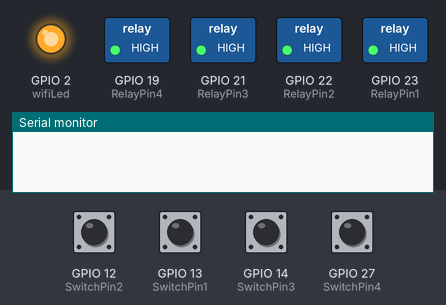
The sketch below on a simulated ESP32. Parts: switched loads named in the sketch (green lamp = pin HIGH), output pins drawn as LEDs (lit = HIGH), the last lines printed to the serial monitor. Inputs (shaded band) come from the test bench; at power-on: GPIO 12 (SwitchPin2), GPIO 13 (SwitchPin1), GPIO 14 (SwitchPin3), GPIO 27 (SwitchPin4) HIGH. WiFi joins after 1.5 s; servers stay silent unless stated.

Above: at 2.2 s.
2.3 s: GPIO 12 (SwitchPin2) pulled LOW for 0.15 s
At 2.39 s:
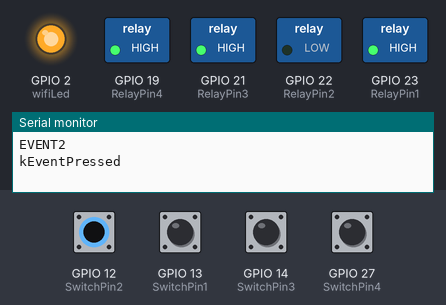
3.9 s: GPIO 13 (SwitchPin1) pulled LOW for 0.15 s
At 3.99 s:
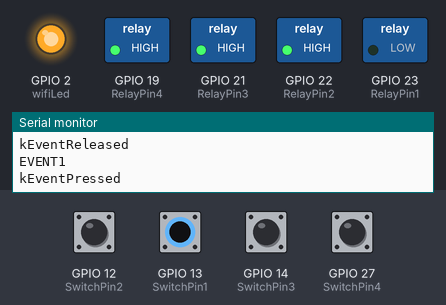
5.5 s: GPIO 14 (SwitchPin3) pulled LOW for 0.15 s
At 5.59 s:
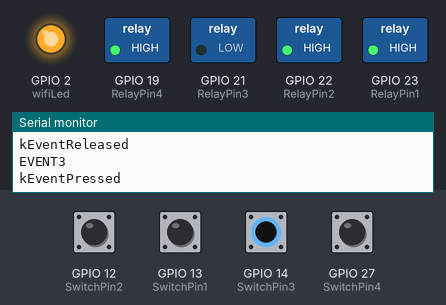
7.1 s: GPIO 27 (SwitchPin4) pulled LOW for 0.15 s
At 7.19 s:
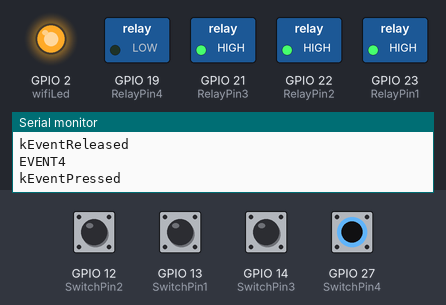
8.7 s: GPIO 12 (SwitchPin2) driven LOW and GPIO 13 (SwitchPin1) driven LOW
At 9.2 s:
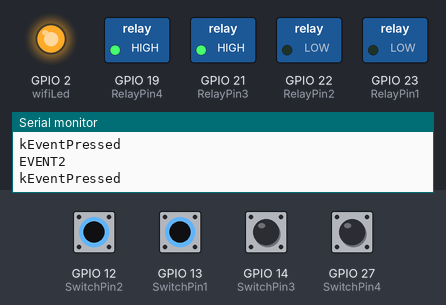
10.2 s: GPIO 14 (SwitchPin3) pulled LOW for 1 s
At 11.0 s:
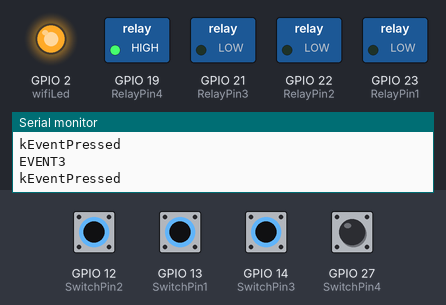
Timing chart, 0 to 13.2 s (numbered marks = the images above; inputs shaded):
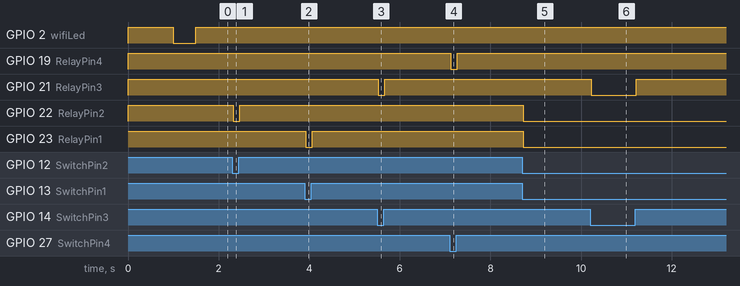

The sketch:

Code_ESP32s_Blynk_4Relay_Switch.ino
```cpp
/**********************************************************************************
 *  TITLE: Blynk + Manual Switch control Relays using ESP32 (Real time feedback + no WiFi control)
 *  Click on the following links to learn more.
 *  YouTube Video: https://youtu.be/6yeHGnpKo0k
 *  Related Blog : https://iotcircuithub.com/esp32-projects/
 *  by Tech StudyCell
 *  Preferences--> Aditional boards Manager URLs :
 *  https://dl.espressif.com/dl/package_esp32_index.json, http://arduino.esp8266.com/stable/package_esp8266com_index.json
 *
 *  Download Board ESP32 : https://github.com/espressif/arduino-esp32
 *
 *  Download the libraries
 *  Blynk Library: https://github.com/blynkkk/blynk-library/releases/download/v0.6.1/Blynk_Release_v0.6.1.zip
 *  AceButton Library: https://github.com/bxparks/AceButton
 **********************************************************************************/

//#define BLYNK_PRINT Serial

#define BLYNK_TEMPLATE_ID "TMPLSgETUamP"
#define BLYNK_TEMPLATE_NAME "COLLAGE PROJECT"

#include <BlynkSimpleEsp32.h>
#include <AceButton.h>
using namespace ace_button;

// define the GPIO connected with Relays and switches
#define RelayPin1 23  //D23
#define RelayPin2 22  //D22
#define RelayPin3 21  //D21
#define RelayPin4 19  //D19

#define SwitchPin1 13  //D13
#define SwitchPin2 12  //D12
#define SwitchPin3 14  //D14
#define SwitchPin4 27  //D27

#define wifiLed   2   //D2

//Change the virtual pins according the rooms
#define VPIN_BUTTON_1    V1
#define VPIN_BUTTON_2    V2
#define VPIN_BUTTON_3    V3
#define VPIN_BUTTON_4    V4

int toggleState_1 = 1; //Define integer to remember the toggle state for relay 1
int toggleState_2 = 1; //Define integer to remember the toggle state for relay 2
int toggleState_3 = 1; //Define integer to remember the toggle state for relay 3
int toggleState_4 = 1; //Define integer to remember the toggle state for relay 4

int wifiFlag = 0;

ButtonConfig config1;
AceButton button1(&config1);
ButtonConfig config2;
AceButton button2(&config2);
ButtonConfig config3;
AceButton button3(&config3);
ButtonConfig config4;
AceButton button4(&config4);

void handleEvent1(AceButton*, uint8_t, uint8_t);
void handleEvent2(AceButton*, uint8_t, uint8_t);
void handleEvent3(AceButton*, uint8_t, uint8_t);
void handleEvent4(AceButton*, uint8_t, uint8_t);


#define AUTH "ddiE-cQ66l0XP2VAVwxpAY7R8G-GoDtG"                 // You should get Auth Token in the Blynk App.
#define WIFI_SSID "SYED_AMIR_ALI"             //Enter Wifi Name
#define WIFI_PASS "syedamirali"         //Enter wifi Password

BlynkTimer timer;

// When App button is pushed - switch the state

BLYNK_WRITE(VPIN_BUTTON_1) {
  toggleState_1 = param.asInt();
  digitalWrite(RelayPin1, toggleState_1);
}

BLYNK_WRITE(VPIN_BUTTON_2) {
  toggleState_2 = param.asInt();
  digitalWrite(RelayPin2, toggleState_2);
}

BLYNK_WRITE(VPIN_BUTTON_3) {
  toggleState_3 = param.asInt();
  digitalWrite(RelayPin3, toggleState_3);
}

BLYNK_WRITE(VPIN_BUTTON_4) {
  toggleState_4 = param.asInt();
  digitalWrite(RelayPin4, toggleState_4);
}

void checkBlynkStatus() { // called every 3 seconds by SimpleTimer

  bool isconnected = Blynk.connected();
  if (isconnected == false) {
    wifiFlag = 1;
  }
  if (isconnected == true) {
    wifiFlag = 0;
    Blynk.virtualWrite(VPIN_BUTTON_1, toggleState_1);
    Blynk.virtualWrite(VPIN_BUTTON_2, toggleState_2);
    Blynk.virtualWrite(VPIN_BUTTON_3, toggleState_3);
    Blynk.virtualWrite(VPIN_BUTTON_4, toggleState_4);
  }
}
void setup()
{
  Serial.begin(9600);

  pinMode(RelayPin1, OUTPUT);
  pinMode(RelayPin2, OUTPUT);
  pinMode(RelayPin3, OUTPUT);
  pinMode(RelayPin4, OUTPUT);

  pinMode(wifiLed, OUTPUT);

  pinMode(SwitchPin1, INPUT_PULLUP);
  pinMode(SwitchPin2, INPUT_PULLUP);
  pinMode(SwitchPin3, INPUT_PULLUP);
  pinMode(SwitchPin4, INPUT_PULLUP);

  //During Starting all Relays should TURN OFF
  digitalWrite(RelayPin1, toggleState_1);
  digitalWrite(RelayPin2, toggleState_2);
  digitalWrite(RelayPin3, toggleState_3);
  digitalWrite(RelayPin4, toggleState_4);

  digitalWrite(wifiLed, HIGH);

  config1.setEventHandler(button1Handler);
  config2.setEventHandler(button2Handler);
  config3.setEventHandler(button3Handler);
  config4.setEventHandler(button4Handler);

  button1.init(SwitchPin1);
  button2.init(SwitchPin2);
  button3.init(SwitchPin3);
  button4.init(SwitchPin4);

  WiFi.begin(WIFI_SSID, WIFI_PASS);
  timer.setInterval(3000L, checkBlynkStatus); // check if Blynk server is connected every 3 seconds
  Blynk.config(AUTH);
  delay(1000);

  Blynk.virtualWrite(VPIN_BUTTON_1, toggleState_1);
  Blynk.virtualWrite(VPIN_BUTTON_2, toggleState_2);
  Blynk.virtualWrite(VPIN_BUTTON_3, toggleState_3);
  Blynk.virtualWrite(VPIN_BUTTON_4, toggleState_4);
}

void loop()
{
  if (WiFi.status() != WL_CONNECTED)
  {
    //Serial.println("WiFi Not Connected");
    digitalWrite(wifiLed, LOW);
  }
  else
  {
    //+Serial.println("WiFi Connected");
    digitalWrite(wifiLed, HIGH); //Turn on WiFi LED
    Blynk.run();
  }

  timer.run(); // Initiates SimpleTimer

  button1.check();
  button2.check();
  button3.check();
  button4.check();
}

void button1Handler(AceButton* button, uint8_t eventType, uint8_t buttonState) {
  Serial.println("EVENT1");
  switch (eventType) {
    case AceButton::kEventPressed:
      Serial.println("kEventPressed");
      toggleState_1 = 0;
      Blynk.virtualWrite(VPIN_BUTTON_1, toggleState_1);   // Update Button Widget
      digitalWrite(RelayPin1, LOW);
      break;
    case AceButton::kEventReleased:
      Serial.println("kEventReleased");
      toggleState_1 = 1;
      Blynk.virtualWrite(VPIN_BUTTON_1, toggleState_1);   // Update Button Widget
      digitalWrite(RelayPin1, HIGH);
      break;
  }
}

void button2Handler(AceButton* button, uint8_t eventType, uint8_t buttonState) {
  Serial.println("EVENT2");
  switch (eventType) {
    case AceButton::kEventPressed:
      Serial.println("kEventPressed");
      toggleState_2 = 0;
      Blynk.virtualWrite(VPIN_BUTTON_2, toggleState_2);
      digitalWrite(RelayPin2, LOW);
      break;
    case AceButton::kEventReleased:
      Serial.println("kEventReleased");
      toggleState_2 = 1;
      Blynk.virtualWrite(VPIN_BUTTON_2, toggleState_2);
      digitalWrite(RelayPin2, HIGH);
      break;
  }
}

void button3Handler(AceButton* button, uint8_t eventType, uint8_t buttonState) {
  Serial.println("EVENT3");
  switch (eventType) {
    case AceButton::kEventPressed:
      Serial.println("kEventPressed");
      toggleState_3 = 0;
      Blynk.virtualWrite(VPIN_BUTTON_3, toggleState_3);
      digitalWrite(RelayPin3, LOW);
      break;
    case AceButton::kEventReleased:
      Serial.println("kEventReleased");
      toggleState_3 = 1;
      Blynk.virtualWrite(VPIN_BUTTON_3, toggleState_3);
      digitalWrite(RelayPin3, HIGH);
      break;
  }
}

void button4Handler(AceButton* button, uint8_t eventType, uint8_t buttonState) {
  Serial.println("EVENT4");
  switch (eventType) {
    case AceButton::kEventPressed:
      Serial.println("kEventPressed");
      toggleState_4 = 0;
      Blynk.virtualWrite(VPIN_BUTTON_4, toggleState_4);
      digitalWrite(RelayPin4, LOW);
      break;
    case AceButton::kEventReleased:
      Serial.println("kEventReleased");
      toggleState_4 = 1;
      Blynk.virtualWrite(VPIN_BUTTON_4, toggleState_4);
      digitalWrite(RelayPin4, HIGH);
      break;
  }
}
```

Measured:
- after the input at 2.3 s, GPIO 22 (RelayPin2): HIGH → LOW at once, → HIGH 0.15 s later
- after the input at 3.9 s, GPIO 23 (RelayPin1): HIGH → LOW at once, → HIGH 0.15 s later
- after the input at 5.5 s, GPIO 21 (RelayPin3): HIGH → LOW at once, → HIGH 0.15 s later
- after the input at 7.1 s, GPIO 19 (RelayPin4): HIGH → LOW at once, → HIGH 0.15 s later
- after the input at 8.7 s, GPIO 22 (RelayPin2), GPIO 23 (RelayPin1): HIGH → LOW at once
- after the input at 10.2 s, GPIO 21 (RelayPin3): HIGH → LOW at once, → HIGH 1.0 s later
